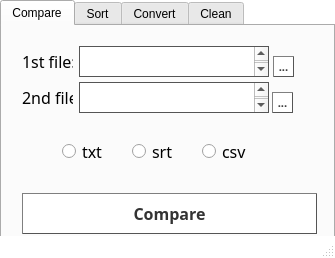
<?xml version="1.0" encoding="UTF-8"?>
<ui version="4.0">
 <class>MainWindow</class>
 <widget class="QMainWindow" name="MainWindow">
  <property name="geometry">
   <rect>
    <x>0</x>
    <y>0</y>
    <width>335</width>
    <height>258</height>
   </rect>
  </property>
  <property name="windowTitle">
   <string>MainWindow</string>
  </property>
  <property name="styleSheet">
   <string notr="true">QMainWindow{
background-color:white;
}</string>
  </property>
  <widget class="QWidget" name="centralwidget">
   <widget class="QTabWidget" name="tabWidget">
    <property name="geometry">
     <rect>
      <x>0</x>
      <y>0</y>
      <width>335</width>
      <height>258</height>
     </rect>
    </property>
    <property name="currentIndex">
     <number>0</number>
    </property>
    <widget class="QWidget" name="Compare">
     <attribute name="title">
      <string>Compare</string>
     </attribute>
     <widget class="QRadioButton" name="srtRadioButton">
      <property name="geometry">
       <rect>
        <x>130</x>
        <y>110</y>
        <width>50</width>
        <height>30</height>
       </rect>
      </property>
      <property name="font">
       <font>
        <family>Segoe UI Light</family>
        <pointsize>12</pointsize>
        <weight>50</weight>
        <bold>false</bold>
       </font>
      </property>
      <property name="styleSheet">
       <string notr="true"/>
      </property>
      <property name="text">
       <string>srt</string>
      </property>
     </widget>
     <widget class="QRadioButton" name="txtRadioButton">
      <property name="geometry">
       <rect>
        <x>60</x>
        <y>110</y>
        <width>50</width>
        <height>30</height>
       </rect>
      </property>
      <property name="palette">
       <palette>
        <active>
         <colorrole role="Highlight">
          <brush brushstyle="SolidPattern">
           <color alpha="255">
            <red>0</red>
            <green>120</green>
            <blue>215</blue>
           </color>
          </brush>
         </colorrole>
        </active>
        <inactive>
         <colorrole role="Highlight">
          <brush brushstyle="SolidPattern">
           <color alpha="255">
            <red>0</red>
            <green>120</green>
            <blue>215</blue>
           </color>
          </brush>
         </colorrole>
        </inactive>
        <disabled>
         <colorrole role="Highlight">
          <brush brushstyle="SolidPattern">
           <color alpha="255">
            <red>0</red>
            <green>120</green>
            <blue>215</blue>
           </color>
          </brush>
         </colorrole>
        </disabled>
       </palette>
      </property>
      <property name="font">
       <font>
        <family>Segoe UI Light</family>
        <pointsize>12</pointsize>
        <weight>50</weight>
        <bold>false</bold>
       </font>
      </property>
      <property name="styleSheet">
       <string notr="true"/>
      </property>
      <property name="text">
       <string>txt</string>
      </property>
     </widget>
     <widget class="QPushButton" name="comparePushButton">
      <property name="geometry">
       <rect>
        <x>20</x>
        <y>167</y>
        <width>295</width>
        <height>41</height>
       </rect>
      </property>
      <property name="font">
       <font>
        <family>Segoe UI Light</family>
        <pointsize>12</pointsize>
        <weight>75</weight>
        <bold>true</bold>
       </font>
      </property>
      <property name="styleSheet">
       <string notr="true">QPushButton {
    color: #333;
    border: 1px solid #555;
    border-style: outset;
    background:white;
    padding: 5px;
    }

QPushButton:pressed {
    background: #0078d7
    }</string>
      </property>
      <property name="text">
       <string>Compare</string>
      </property>
     </widget>
     <widget class="QLabel" name="label_2">
      <property name="geometry">
       <rect>
        <x>20</x>
        <y>56</y>
        <width>51</width>
        <height>31</height>
       </rect>
      </property>
      <property name="font">
       <font>
        <family>Segoe UI Light</family>
        <pointsize>12</pointsize>
       </font>
      </property>
      <property name="text">
       <string>2nd file:</string>
      </property>
     </widget>
     <widget class="QTextEdit" name="firstFile">
      <property name="geometry">
       <rect>
        <x>77</x>
        <y>20</y>
        <width>190</width>
        <height>31</height>
       </rect>
      </property>
      <property name="font">
       <font>
        <family>Segoe UI Light</family>
        <pointsize>12</pointsize>
       </font>
      </property>
      <property name="styleSheet">
       <string notr="true">QTextEdit{
	border:1px solid #555
}</string>
      </property>
     </widget>
     <widget class="QTextEdit" name="secondFile">
      <property name="geometry">
       <rect>
        <x>77</x>
        <y>56</y>
        <width>190</width>
        <height>31</height>
       </rect>
      </property>
      <property name="font">
       <font>
        <family>Segoe UI Light</family>
        <pointsize>12</pointsize>
       </font>
      </property>
      <property name="styleSheet">
       <string notr="true">QTextEdit{
	border:1px solid #555
}</string>
      </property>
     </widget>
     <widget class="QLabel" name="label">
      <property name="geometry">
       <rect>
        <x>20</x>
        <y>20</y>
        <width>51</width>
        <height>31</height>
       </rect>
      </property>
      <property name="font">
       <font>
        <family>Segoe UI Light</family>
        <pointsize>12</pointsize>
       </font>
      </property>
      <property name="text">
       <string>1st file:</string>
      </property>
     </widget>
     <widget class="QPushButton" name="fileDialog1">
      <property name="geometry">
       <rect>
        <x>271</x>
        <y>30</y>
        <width>21</width>
        <height>21</height>
       </rect>
      </property>
      <property name="font">
       <font>
        <family>Segoe UI Light</family>
        <pointsize>8</pointsize>
        <weight>75</weight>
        <bold>true</bold>
       </font>
      </property>
      <property name="styleSheet">
       <string notr="true">QPushButton {
    color: #333;
    border: 1px solid #555;
    border-style: outset;
    background:white;
    padding: 5px;
    }

QPushButton:pressed {
    background: #0078d7
    }</string>
      </property>
      <property name="text">
       <string>...</string>
      </property>
     </widget>
     <widget class="QPushButton" name="fileDialog2">
      <property name="geometry">
       <rect>
        <x>270</x>
        <y>66</y>
        <width>21</width>
        <height>21</height>
       </rect>
      </property>
      <property name="font">
       <font>
        <family>Segoe UI Light</family>
        <pointsize>8</pointsize>
        <weight>75</weight>
        <bold>true</bold>
       </font>
      </property>
      <property name="styleSheet">
       <string notr="true">QPushButton {
    color: #333;
    border: 1px solid #555;
    border-style: outset;
    background:white;
    padding: 5px;
    }

QPushButton:pressed {
    background: #0078d7
    }</string>
      </property>
      <property name="text">
       <string>...</string>
      </property>
     </widget>
     <widget class="QRadioButton" name="csvRadioButton">
      <property name="geometry">
       <rect>
        <x>200</x>
        <y>110</y>
        <width>50</width>
        <height>30</height>
       </rect>
      </property>
      <property name="palette">
       <palette>
        <active>
         <colorrole role="Highlight">
          <brush brushstyle="SolidPattern">
           <color alpha="255">
            <red>0</red>
            <green>120</green>
            <blue>215</blue>
           </color>
          </brush>
         </colorrole>
        </active>
        <inactive>
         <colorrole role="Highlight">
          <brush brushstyle="SolidPattern">
           <color alpha="255">
            <red>0</red>
            <green>120</green>
            <blue>215</blue>
           </color>
          </brush>
         </colorrole>
        </inactive>
        <disabled>
         <colorrole role="Highlight">
          <brush brushstyle="SolidPattern">
           <color alpha="255">
            <red>0</red>
            <green>120</green>
            <blue>215</blue>
           </color>
          </brush>
         </colorrole>
        </disabled>
       </palette>
      </property>
      <property name="font">
       <font>
        <family>Segoe UI Light</family>
        <pointsize>12</pointsize>
        <weight>50</weight>
        <bold>false</bold>
       </font>
      </property>
      <property name="styleSheet">
       <string notr="true"/>
      </property>
      <property name="text">
       <string>csv</string>
      </property>
     </widget>
    </widget>
    <widget class="QWidget" name="Sort">
     <attribute name="title">
      <string>Sort</string>
     </attribute>
     <widget class="QPushButton" name="sortPushButton">
      <property name="geometry">
       <rect>
        <x>20</x>
        <y>130</y>
        <width>295</width>
        <height>41</height>
       </rect>
      </property>
      <property name="font">
       <font>
        <family>Segoe UI Light</family>
        <pointsize>12</pointsize>
        <weight>75</weight>
        <bold>true</bold>
       </font>
      </property>
      <property name="styleSheet">
       <string notr="true">QPushButton {
    color: #333;
    border: 1px solid #555;
    border-style: outset;
    background:white;
    padding: 5px;
    }

QPushButton:pressed {
    background: #0078d7
    }</string>
      </property>
      <property name="text">
       <string>Sort</string>
      </property>
     </widget>
     <widget class="QLabel" name="convertInfoLabel_2">
      <property name="geometry">
       <rect>
        <x>20</x>
        <y>20</y>
        <width>291</width>
        <height>81</height>
       </rect>
      </property>
      <property name="font">
       <font>
        <family>Segoe UI Light</family>
        <pointsize>12</pointsize>
       </font>
      </property>
      <property name="styleSheet">
       <string notr="true"/>
      </property>
      <property name="text">
       <string>Put all .srt files in the same folder with this program and press the Sort Button.</string>
      </property>
      <property name="alignment">
       <set>Qt::AlignLeading|Qt::AlignLeft|Qt::AlignTop</set>
      </property>
      <property name="wordWrap">
       <bool>true</bool>
      </property>
     </widget>
    </widget>
    <widget class="QWidget" name="Convert">
     <attribute name="title">
      <string>Convert</string>
     </attribute>
     <widget class="QPushButton" name="convertPushButton">
      <property name="geometry">
       <rect>
        <x>20</x>
        <y>130</y>
        <width>295</width>
        <height>41</height>
       </rect>
      </property>
      <property name="font">
       <font>
        <family>Segoe UI Light</family>
        <pointsize>12</pointsize>
        <weight>75</weight>
        <bold>true</bold>
       </font>
      </property>
      <property name="styleSheet">
       <string notr="true">QPushButton {
    color: #333;
    border: 1px solid #555;
    border-style: outset;
    background:white;
    padding: 5px;
    }

QPushButton:pressed {
    background: #0078d7
    }</string>
      </property>
      <property name="text">
       <string>Convert</string>
      </property>
     </widget>
     <widget class="QLabel" name="convertInfoLabel">
      <property name="geometry">
       <rect>
        <x>20</x>
        <y>20</y>
        <width>291</width>
        <height>81</height>
       </rect>
      </property>
      <property name="font">
       <font>
        <family>Segoe UI Light</family>
        <pointsize>12</pointsize>
       </font>
      </property>
      <property name="styleSheet">
       <string notr="true"/>
      </property>
      <property name="text">
       <string>Put all .srt and .vtt files in the same folder with this program and press the Convert Button.</string>
      </property>
      <property name="alignment">
       <set>Qt::AlignLeading|Qt::AlignLeft|Qt::AlignTop</set>
      </property>
      <property name="wordWrap">
       <bool>true</bool>
      </property>
     </widget>
    </widget>
    <widget class="QWidget" name="tab">
     <attribute name="title">
      <string>Clean</string>
     </attribute>
     <widget class="QPushButton" name="cleanPushButton">
      <property name="geometry">
       <rect>
        <x>20</x>
        <y>130</y>
        <width>295</width>
        <height>41</height>
       </rect>
      </property>
      <property name="font">
       <font>
        <family>Segoe UI Light</family>
        <pointsize>12</pointsize>
        <weight>75</weight>
        <bold>true</bold>
       </font>
      </property>
      <property name="styleSheet">
       <string notr="true">QPushButton {
    color: #333;
    border: 1px solid #555;
    border-style: outset;
    background:white;
    padding: 5px;
    }

QPushButton:pressed {
    background: #0078d7
    }</string>
      </property>
      <property name="text">
       <string>Clean Srt and Generate Txt</string>
      </property>
     </widget>
     <widget class="QLabel" name="convertInfoLabel_3">
      <property name="geometry">
       <rect>
        <x>20</x>
        <y>20</y>
        <width>291</width>
        <height>81</height>
       </rect>
      </property>
      <property name="font">
       <font>
        <family>Segoe UI Light</family>
        <pointsize>12</pointsize>
       </font>
      </property>
      <property name="styleSheet">
       <string notr="true"/>
      </property>
      <property name="text">
       <string>Put all .srt files in the same folder with this program and press the Clean Srt and Generate Txt Button.</string>
      </property>
      <property name="alignment">
       <set>Qt::AlignLeading|Qt::AlignLeft|Qt::AlignTop</set>
      </property>
      <property name="wordWrap">
       <bool>true</bool>
      </property>
     </widget>
    </widget>
   </widget>
  </widget>
  <widget class="QMenuBar" name="menubar">
   <property name="geometry">
    <rect>
     <x>0</x>
     <y>0</y>
     <width>335</width>
     <height>21</height>
    </rect>
   </property>
  </widget>
  <widget class="QStatusBar" name="statusbar"/>
 </widget>
 <resources/>
 <connections/>
</ui>
